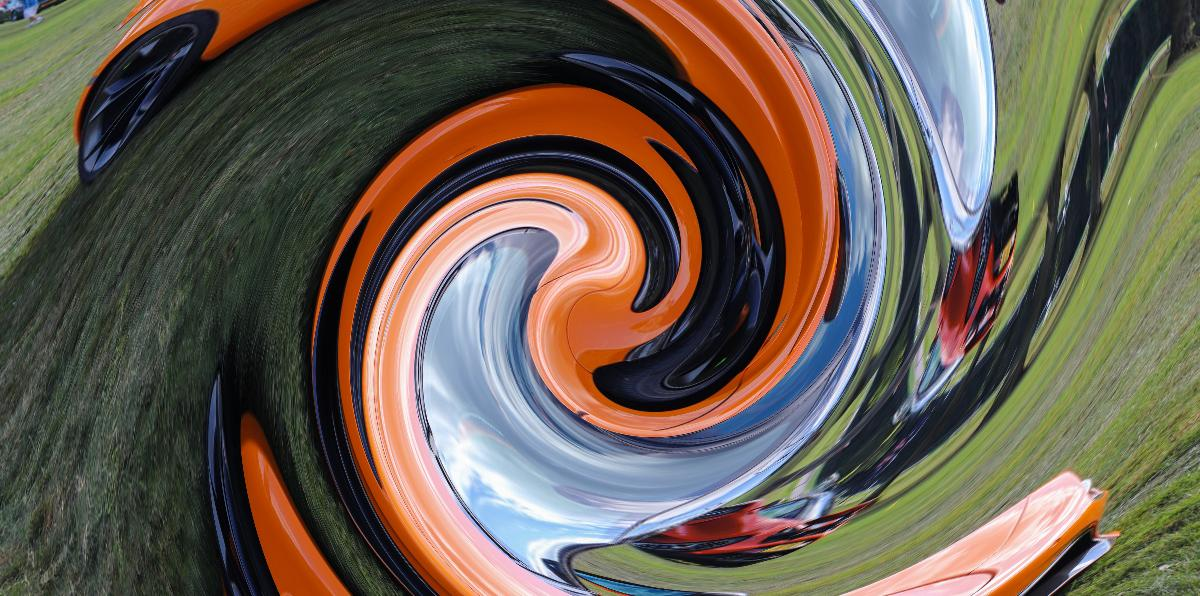
#> input picture patches/swirl/example.jpg, 1200 x 596 px
$ python swirl.py example.jpg
#> lines starting #> are read from the running program, lines starting #| are printed output that depends on the picture
#!/usr/bin/env python3
"""Twist the image around a center, with the rotation falling off toward a radius."""

import argparse
import os
import sys

import numpy as np
from PIL import Image
from scipy.ndimage import map_coordinates


def parse_center(value: str) -> tuple[float, float]:
    try:
        fx, fy = (float(v) for v in value.split(","))
    except ValueError:
        raise argparse.ArgumentTypeError("--center must be X,Y fractions, for example 0.5,0.5")
    if not (0.0 <= fx <= 1.0 and 0.0 <= fy <= 1.0):
        raise argparse.ArgumentTypeError("--center fractions must be between 0 and 1")
    return fx, fy


def main() -> None:
    parser = argparse.ArgumentParser(prog=os.environ.get("OP_IMG_PROG"), description="Swirl the image around a center point.")
    parser.add_argument("input", help="Input image path")
    parser.add_argument("output", nargs="?", default=None, help="Output image path")
    parser.add_argument("--angle", type=float, default=360.0, help="Rotation at the center in degrees, -1080 to 1080 (default: 360.0)")
    parser.add_argument("--radius", type=float, default=1.0, help="Swirl radius as a fraction of the half-diagonal, 0.1 to 1.5 (default: 1.0)")
    parser.add_argument("--center", type=parse_center, default=(0.5, 0.5), help="Swirl center as X,Y fractions (default: 0.5,0.5)")
    args = parser.parse_args()

    if not os.path.isfile(args.input):
        print(f"Error: file not found: {args.input}", file=sys.stderr)
        sys.exit(1)
    if not -1080.0 <= args.angle <= 1080.0:
        parser.error("--angle must be between -1080 and 1080")
    if not 0.1 <= args.radius <= 1.5:
        parser.error("--radius must be between 0.1 and 1.5")

    arr = np.array(Image.open(args.input).convert("RGB"), dtype=np.float64)
    h, w, _ = arr.shape
#> h = 596; w = 1200
    cx, cy = args.center[0] * (w - 1), args.center[1] * (h - 1)
#> cx = 599.5; cy = 297.5
    yy, xx = np.mgrid[0:h, 0:w].astype(np.float64)

    dx, dy = xx - cx, yy - cy
    r = np.hypot(dx, dy)
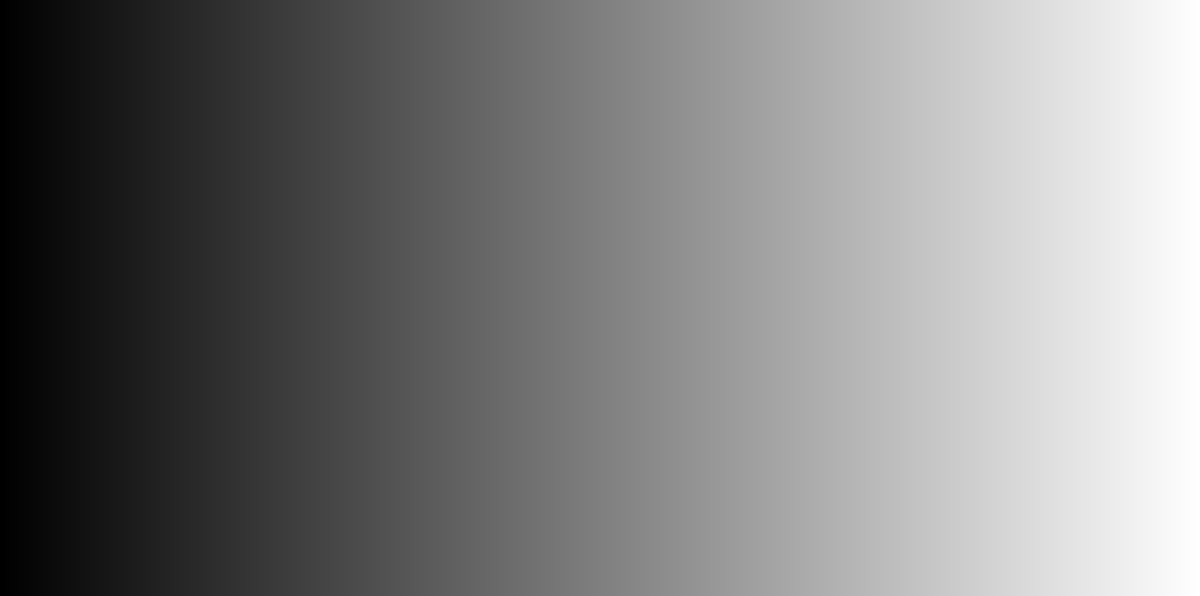
#> dx: shape (596, 1200) float64; min -599.5, max 599.5, mean 0; drawn with min black and max white
    theta = np.arctan2(dy, dx)
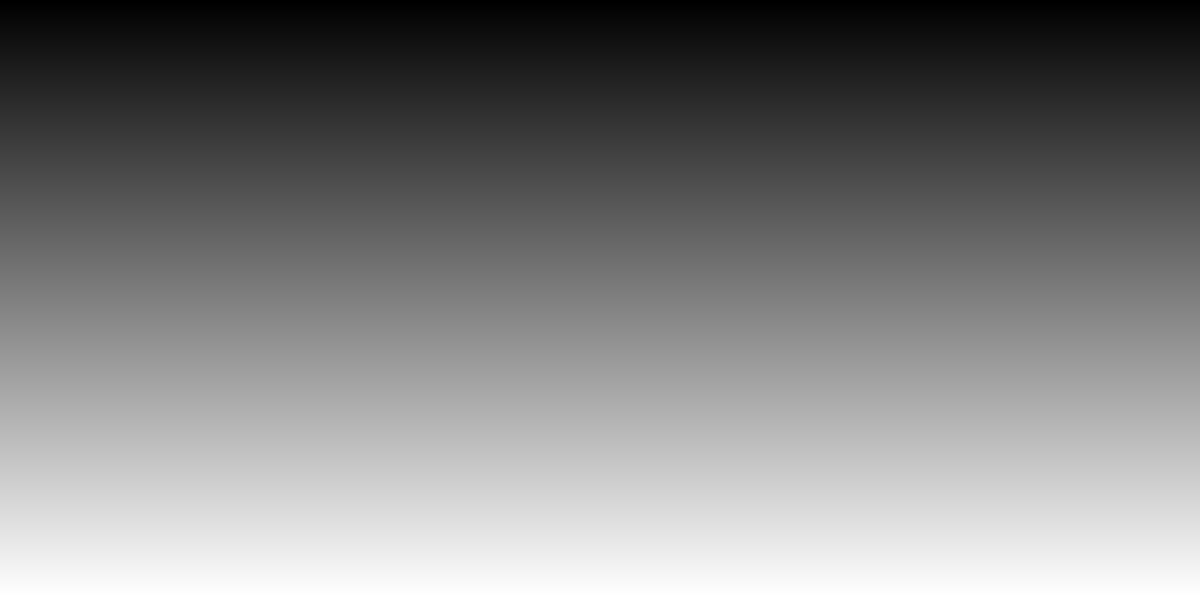
#> dy: shape (596, 1200) float64; min -297.5, max 297.5, mean 0; drawn with min black and max white
    limit = args.radius * np.hypot(w / 2.0, h / 2.0)
#> limit = 669.9
    falloff = np.clip(1.0 - r / limit, 0.0, 1.0)
    theta_src = theta - np.radians(args.angle) * falloff ** 2

    src_x = cx + r * np.cos(theta_src)
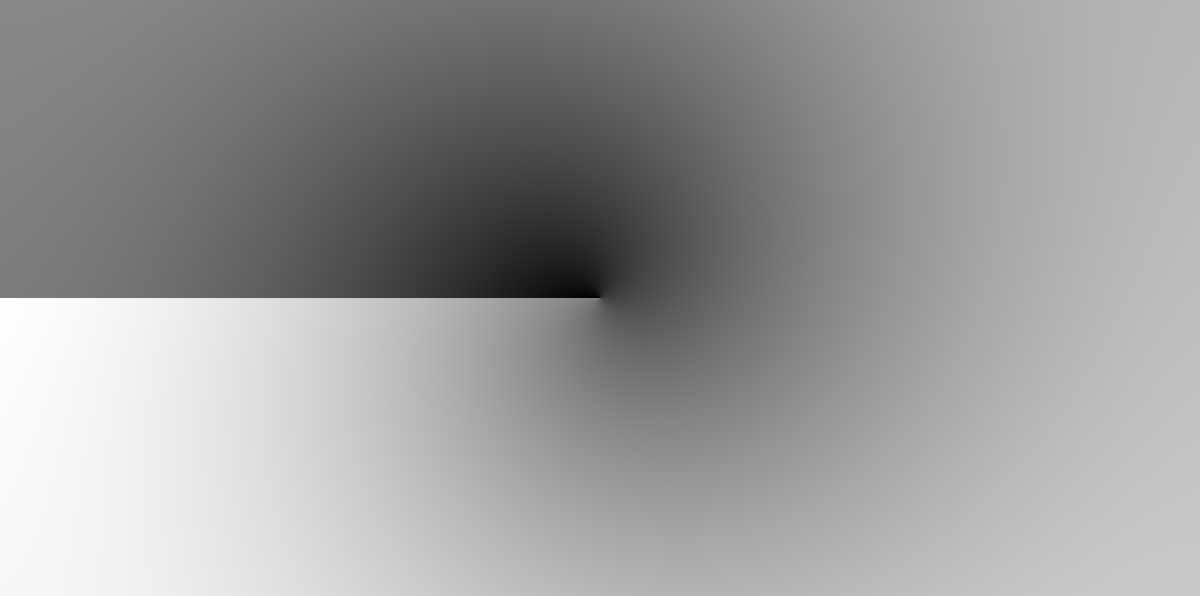
#> theta_src: shape (596, 1200) float64; min -9.23, max 3.07, mean -1.71; drawn with min black and max white
    src_y = cy + r * np.sin(theta_src)

    result = np.zeros_like(arr)
    for c in range(3):
        result[:, :, c] = map_coordinates(arr[:, :, c], [src_y, src_x], order=1, mode="reflect")
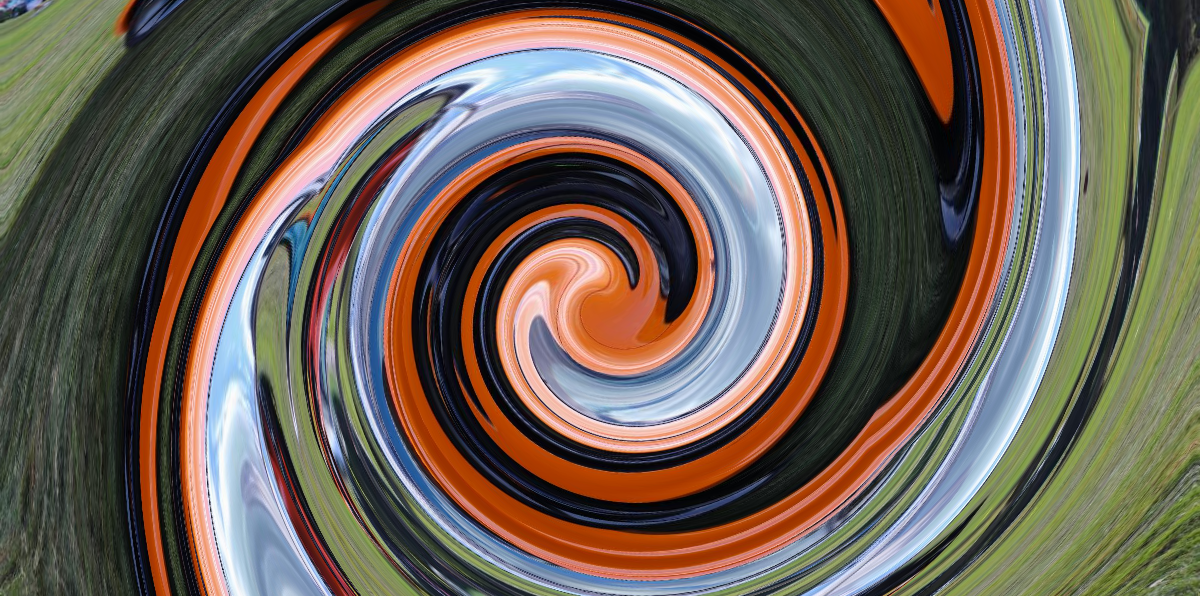
#> result: shape (596, 1200, 3) float64; mean R, G, B 111, 97.6, 85.7; drawn with min black and max white

    result_img = Image.fromarray(np.clip(np.rint(result), 0, 255).astype(np.uint8))

    if args.output:
        out_path = args.output
    else:
        base, ext = os.path.splitext(args.input)
        out_path = f"{base}-swirl{ext or '.png'}"

    result_img.save(out_path)
    center = f"{args.center[0]},{args.center[1]}"
    print(f"Saved swirled image to {out_path} (angle={args.angle}, radius={args.radius}, center={center})", file=sys.stderr)


if __name__ == "__main__":
    main()
